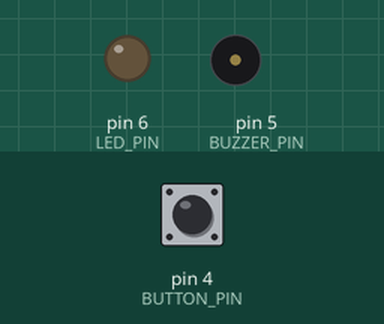
This sketch was run on a simulated Arduino Uno, built with avr-gcc and run on an emulated ATmega328P. On the bench: output pins drawn as LEDs (lit = HIGH), buzzer (waves = sounding, pin HIGH). The inputs (shaded band) are chosen by the test bench; at power-on: pin 4 (BUTTON_PIN) LOW. What the sketch prints to the serial monitor is not drawn.

Above: at 0.01 s.
At 1.2 s:
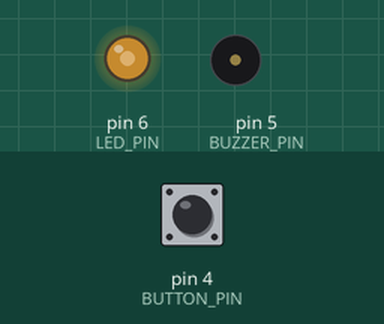
1.3 s: pin 4 (BUTTON_PIN) pulled HIGH for 0.15 s
2.9 s: pin 4 (BUTTON_PIN) driven HIGH
5.9 s: pin 4 (BUTTON_PIN) pulsed LOW 2 times (0.12 s each, 0.3 s apart)
Timing chart, 0 to 8.9 s (numbered marks = the images above; inputs shaded):
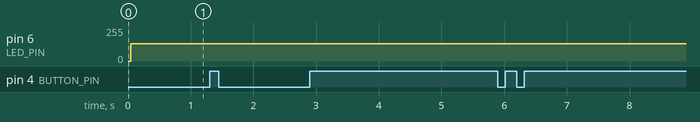

The sketch:

05.loopsAndTime.ino
```cpp
/*
  Author:

  Learning Intention:
  The students will apply loop logic (count, pre-test and post-test loops) and manage
  time responsively with millis() instead of blocking with delay().

  Success Criteria:
    1.  I understand loop logic is repeating (or not) based on a true or false answer
    2.  I can apply comparison operators in count (for) and pre-test (while) loops
    3.  I understand a post-test (do while) loop runs its body at least once
    4.  I can iterate over an array with a for-each loop
    5.  I can detect and fix an infinite loop
    6.  I understand why delay() is blocking and not preferred for time event management
    7.  I can use millis() and binary logic to trigger events by time
    8.  I can seed and generate a random number
    9.  I understand micros() exists for microsecond timing
    10. I can read a simple logic flowchart

  Hardware (Grove cables to the base shield):
    Button module  -> D4
    LED module     -> D6
    Buzzer module  -> D5

  Student Notes:
    See the four loop flowcharts in this folder's Readme.md.

  Optional breadboard reference:
    Bootcamp-workingWithTime.png in this folder.

  Documentation:
    https://www.arduino.cc/reference/en/#structure
    https://www.arduino.cc/reference/en/language/functions/time/millis/
    https://www.arduino.cc/reference/en/language/functions/random-numbers/random/
*/

const int BUTTON_PIN = 4;  // Grove Button on D4
const int BUZZER_PIN = 5;  // Grove Buzzer on D5
const int LED_PIN = 6;     // Grove LED on D6
unsigned long previousBlink = 0;
const long INTERVAL = 1000;
int ledState = LOW;

void setup() {
  pinMode(LED_PIN, OUTPUT);
  pinMode(BUTTON_PIN, INPUT);
  pinMode(BUZZER_PIN, OUTPUT);
  Serial.begin(115200);

  Serial.println("Counting up:");
  for  (int i = 10; i > 0; i = i - 2) {
    Serial.println(i);
  }
  Serial.println("Done!");
}
void loop() {
  unsigned long now = micros();

  if (now - previousBlink >= INTERVAL) {
    previousBlink = now;
    ledState = !ledState;            // flip HIGH to LOW and back
    digitalWrite(LED_PIN, ledState);
  }

  if (digitalRead(BUTTON_PIN) == HIGH) {
    Serial.println("Button pressed!");
  }
}
```
